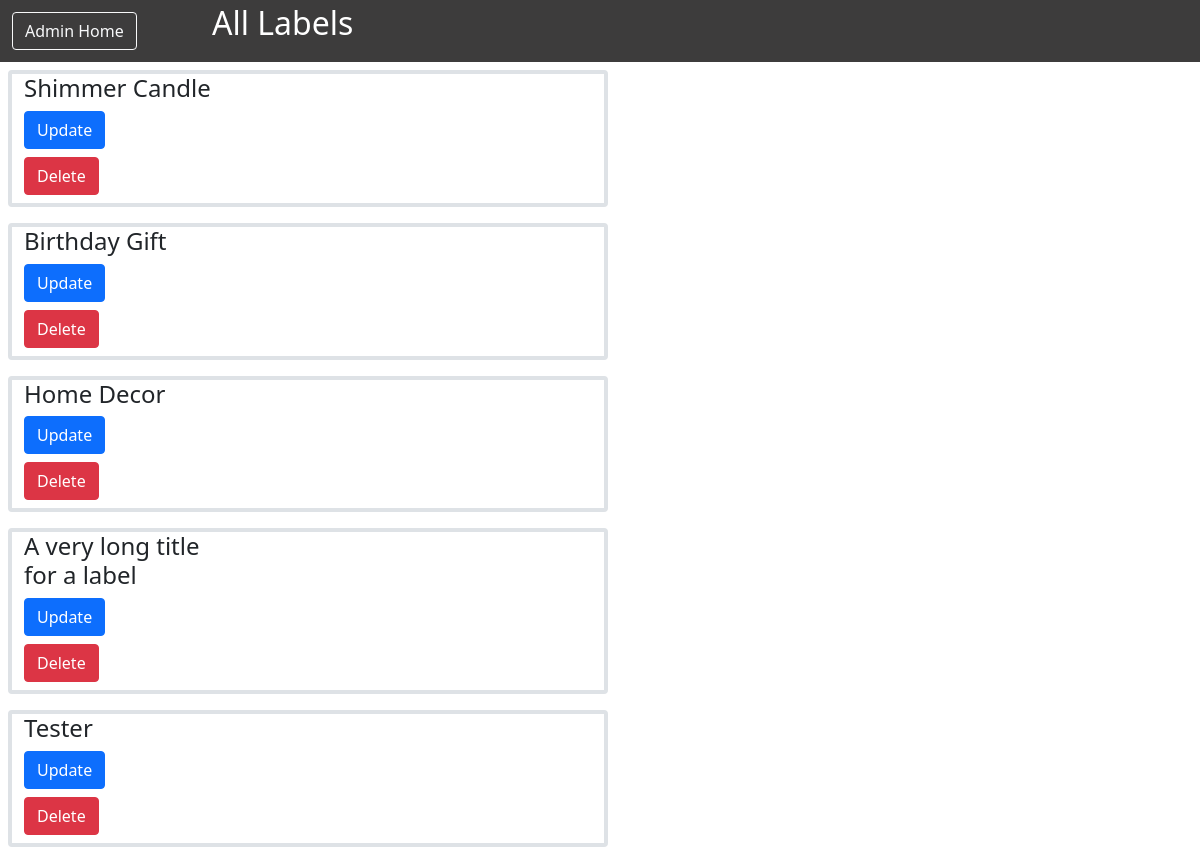
/admin_control/view_all_labels, run on an earlier commit of the app's database.
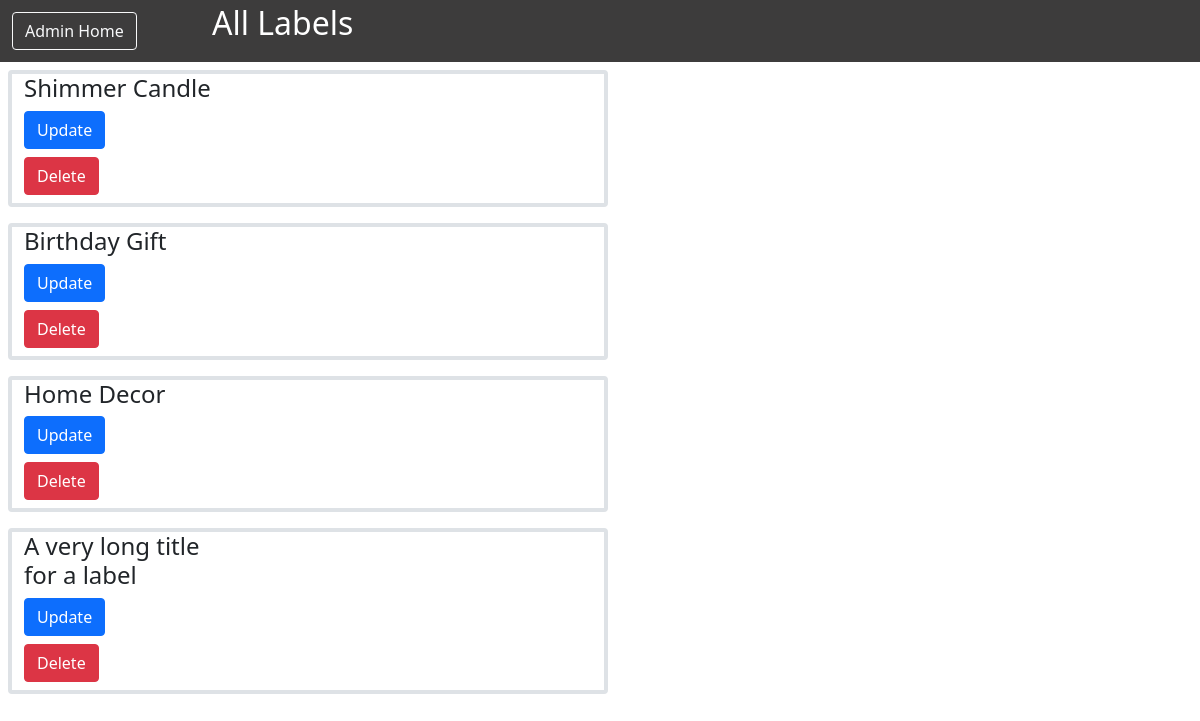
And on a later commit of the database.
### crafts_by_micks/models.py (models this page shows, shortened)
class Label(models.Model):
    title = models.CharField(max_length=20, unique=True)
    discount_percentage = models.IntegerField(null=True)
    creation_date = models.DateField()
    removal_days = models.IntegerField(null=True)
    custom_colour = models.CharField(max_length=10, null = True, default="#89CFF0")

### crafts_by_micks/views.py (the view)
# urls.py: path('view_all_labels', views.view_all_labels, name='view_all_labels'),
def view_all_labels(request):
    labels = models.Label.objects.all()
    return render(request, 'display/view_all_labels.html', {'labels': labels})

### crafts_by_micks/templates/display/view_all_labels.html (shortened to what this page needs)
<html lang="en">
    <head>
        <link href="https://cdn.jsdelivr.net/npm/bootstrap@5.0.0/dist/css/bootstrap.min.css" rel="stylesheet" >
    </head>
    <body class = "container-fluid" >
        <div class = "row pt-1 pb-1"
            style="background-color: rgb(61, 60, 60);">
            <div class = "col-xxl-2 col-xl-2 col-lg-2 col-md-3 col-sm-4 col-xs-4 my-2">
                <a class = "btn btn-outline-light"
                    href= "{% url 'crafts_by_micks:home_page' %}">
                    Admin Home
                </a>
            </div>
            <div class = "col text-start" style="color: white;">
                <h2>All Labels</h2>
            </div>
        </div>
        {% for label in labels%}
            <div class = "row">
                <div class = "col-6 border border-4 rounded my-2 mx-2">
                    <div class = "col-xxl-8 col-xl-4 col-lg-4 col-md-6 col-sm-12 col-xs-8 form-outline">
                        <h4>{{label.title}}</h4>
                    </div>
                    <div class = "col-xxl-3 col-xl-3 col-lg-4 col-md-6 col-sm-12 col-xs-4">
                        <a class = "btn btn-primary mb-2"
                            href="{% url 'crafts_by_micks:update_label' label.id 'none' %}">
                            Update
                        </a>
                        <a class = "btn btn-danger mb-2"
                            href="{% url 'crafts_by_micks:delete_label' label.id %}">
                            Delete
                        </a>
                    </div>
                </div>
            </div>
        {% endfor %}
    </body>
</html>

What changed in the data, as far as the page shows it:
removed Label: title "Tester"
